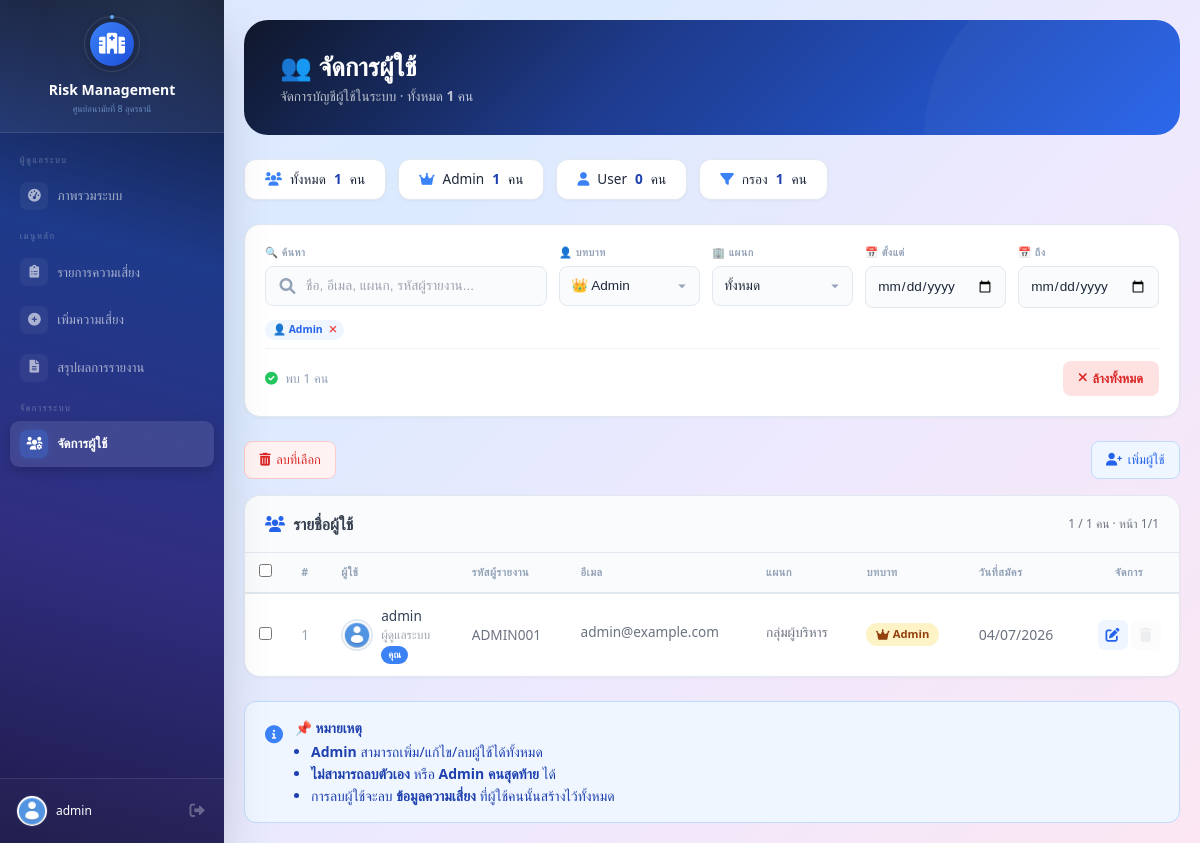
Screenshot of /users.php?role=admin (signed in) with the database file from the repository.
### tables this page shows
CREATE TABLE IF NOT EXISTS users (
    id INT AUTO_INCREMENT PRIMARY KEY,
    reporter_code VARCHAR(255) NOT NULL,
    username VARCHAR(50) NOT NULL,
    fullname VARCHAR(255) DEFAULT NULL,
    email VARCHAR(100) DEFAULT NULL,
    phone VARCHAR(20) DEFAULT NULL,
    department VARCHAR(255) DEFAULT NULL,
    password VARCHAR(255) NOT NULL,
    role ENUM('admin','user') DEFAULT 'user',
    avatar VARCHAR(255) DEFAULT NULL,
    created_at TIMESTAMP DEFAULT CURRENT_TIMESTAMP,
    UNIQUE KEY username (username)
);

### users.php (the view, shortened to what this page needs)
<?php
require_once 'config/db.php';
$search       = trim($_GET['search'] ?? '');
$role_filter  = $_GET['role'] ?? '';
$dept_filter  = $_GET['department'] ?? '';
$date_from    = $_GET['date_from'] ?? '';
$date_to      = $_GET['date_to'] ?? '';
$page    = max(1, (int)($_GET['page'] ?? 1));
$perPage = 10;
$offset  = ($page - 1) * $perPage;
$where  = "WHERE 1=1";
$params = [];
if ($role_filter !== '') {
    $where .= " AND role = ?";
    $params[] = $role_filter;
}
$countStmt = $pdo->prepare("SELECT COUNT(*) FROM users $where");
$countStmt->execute($params);
$totalUsers = $countStmt->fetchColumn();
$totalPages = ceil($totalUsers / $perPage);
$dataSql = "SELECT id, username, fullname, email, phone, department, role, avatar, reporter_code, created_at FROM users $where ORDER BY id DESC LIMIT $perPage OFFSET $offset";
$stmt = $pdo->prepare($dataSql);
$stmt->execute($params);
$users = $stmt->fetchAll();
$adminCount = $pdo->query("SELECT COUNT(*) FROM users WHERE role = 'admin'")->fetchColumn();
$totalFiltered = $totalUsers;
function buildUserPageUrl($page, $currentParams)
{
    $query = $currentParams;
    $query['page'] = $page;
    return 'users.php?' . http_build_query($query);
}
?>
<?php include 'includes/header.php'; ?>
<div class="flex h-screen">
    <?php include 'includes/sidebar.php'; ?>
    <div class="flex-1 p-4 md:p-5 overflow-y-auto">
        <div class="page-container">
            <div class="page-header">
                <h1>👥 จัดการผู้ใช้</h1>
                <p>จัดการบัญชีผู้ใช้ในระบบ · ทั้งหมด <strong><?= number_format($totalUsers) ?></strong> คน</p>
            </div>
            <div class="stats-row">
                <div class="stat-badge"><i class="fas fa-users"></i> ทั้งหมด <strong><?= number_format($totalUsers) ?></strong> คน</div>
                <div class="stat-badge"><i class="fas fa-crown text-amber-500"></i> Admin <strong><?= $adminCount ?></strong> คน</div>
                <div class="stat-badge"><i class="fas fa-user"></i> User <strong><?= number_format($totalUsers - $adminCount) ?></strong> คน</div>
                <?php if ($search || $role_filter || $dept_filter || $date_from || $date_to): ?>
                    <div class="stat-badge"><i class="fas fa-filter text-blue-500"></i> กรอง <strong><?= number_format($totalFiltered) ?></strong> คน</div>
                <?php endif; ?>
            </div>
            <div class="filter-card">
                <form method="GET" id="filterForm" action="users.php">
                    <div class="filter-grid">
                        <div class="search-box filter-group">
                            <label class="filter-label">🔍 ค้นหา</label>
                            <div style="position:relative;">
                                <i class="fas fa-search search-icon"></i>
                                <input type="text" name="search" id="searchInput" value="<?= htmlspecialchars($search) ?>" class="filter-input" placeholder="ชื่อ, อีเมล, แผนก, รหัสผู้รายงาน..." style="width:100%;">
                            </div>
                        </div>
                        <div class="filter-group">
                            <label class="filter-label">👤 บทบาท</label>
                            <select name="role" class="filter-input auto-submit">
                                <option value="admin" <?= $role_filter === 'admin' ? 'selected' : '' ?>>👑 Admin</option>
                            </select>
                        </div>
                        <div class="filter-group">
                            <label class="filter-label">🏢 แผนก</label>
                            <select name="department" class="filter-input auto-submit">
                                <option value="">ทั้งหมด</option>
                            </select>
                        </div>
                        <div class="filter-group">
                            <label class="filter-label">📅 ตั้งแต่</label>
                            <input type="date" name="date_from" value="<?= htmlspecialchars($date_from) ?>" class="filter-input auto-submit">
                        </div>
                        <div class="filter-group">
                            <label class="filter-label">📅 ถึง</label>
                            <input type="date" name="date_to" value="<?= htmlspecialchars($date_to) ?>" class="filter-input auto-submit">
                        </div>
                    </div>
                    <?php if ($search || $role_filter || $dept_filter || $date_from || $date_to): ?>
                        <div style="display:flex;flex-wrap:wrap;gap:0.4rem;margin-top:0.75rem;">
                            <?php if ($role_filter): ?>
                                <span class="filter-badge">👤 <?= $role_filter === 'admin' ? 'Admin' : 'User' ?>
                                    <a href="<?= buildUserPageUrl(1, array_merge($_GET, ['role' => ''])) ?>" class="remove"><i class="fas fa-times"></i></a>
                                </span>
                            <?php endif; ?>
                        </div>
                    <?php endif; ?>
                    <div class="filter-actions">
                        <span style="font-size:0.8rem;color:#94a3b8;">
                            <?php if ($search || $role_filter || $dept_filter || $date_from || $date_to): ?>
                                <i class="fas fa-check-circle text-green-500 mr-1"></i> พบ <?= number_format($totalUsers) ?> คน
                            <?php else: ?>
                                <i class="fas fa-database mr-1"></i> แสดงทั้งหมด <?= number_format($totalUsers) ?> คน
                            <?php endif; ?>
                        </span>
                        <div style="display:flex;gap:0.5rem;">
                            <?php if ($search || $role_filter || $dept_filter || $date_from || $date_to): ?>
                                <a href="users.php" class="btn-filter danger"><i class="fas fa-times"></i> ล้างทั้งหมด</a>
                            <?php endif; ?>
                        </div>
                    </div>
                </form>
            </div>
            <div class="action-bar">
                <button id="deleteSelected" class="btn-action red"><i class="fas fa-trash-alt"></i> ลบที่เลือก</button>
                <a href="user_form.php" class="btn-action blue" style="margin-left:auto;"><i class="fas fa-user-plus"></i> เพิ่มผู้ใช้</a>
            </div>
            <?php if (empty($users)): ?>
                <div class="empty-state">
                    <i class="fas fa-users-slash"></i>
                    <h3 class="text-xl font-semibold text-gray-600 mb-2">ไม่พบผู้ใช้</h3>
                    <p class="text-gray-400"><?= ($search || $role_filter || $dept_filter || $date_from || $date_to) ? 'ไม่มีข้อมูลตรงตามเงื่อนไข' : 'ยังไม่มีผู้ใช้ในระบบ' ?></p>
                </div>
            <?php else: ?>
                <div class="table-card">
                    <div class="table-header-bar">
                        <span class="font-semibold text-gray-700"><i class="fas fa-users text-blue-600 mr-1"></i> รายชื่อผู้ใช้</span>
                        <span class="text-xs text-gray-500"><?= count($users) ?> / <?= number_format($totalUsers) ?> คน · หน้า <?= $page ?>/<?= max(1, $totalPages) ?></span>
                    </div>
                    <div class="overflow-x-auto">
                        <table>
                            <thead>
                                <tr>
                                    <th style="width:40px;"><input type="checkbox" id="selectAll"></th>
                                    <th style="width:40px;">#</th>
                                    <th>ผู้ใช้</th>
                                    <th>รหัสผู้รายงาน</th>
                                    <th>อีเมล</th>
                                    <th>แผนก</th>
                                    <th>บทบาท</th>
                                    <th>วันที่สมัคร</th>
                                    <th style="width:100px;text-align:center;">จัดการ</th>
                                </tr>
                            </thead>
                            <tbody>
                                <?php foreach ($users as $index => $user): ?>
                                    <tr>
                                        <td><input type="checkbox" class="user-checkbox" value="<?= $user['id'] ?>"></td>
                                        <td class="text-gray-400"><?= ($page - 1) * $perPage + $index + 1 ?></td>
                                        <td>
                                            <div class="avatar-cell">
                                                <img src="avatars/<?= htmlspecialchars($user['avatar'] ?: 'default.png') ?>" class="avatar-img-sm" onerror="this.src='avatars/default.png'">
                                                <div>
                                                    <div class="font-medium"><?= htmlspecialchars($user['username']) ?></div>
                                                    <?php if (!empty($user['fullname'])): ?>
                                                        <div class="text-xs text-gray-400"><?= htmlspecialchars($user['fullname']) ?></div>
                                                    <?php endif; ?>
                                                    <?php if ($user['id'] == $_SESSION['user_id']): ?>
                                                        <span class="badge badge-you">คุณ</span>
                                                    <?php endif; ?>
                                                </div>
                                            </div>
                                        </td>
                                        <td class="text-gray-500"><?= htmlspecialchars($user['reporter_code'] ?? '-') ?></td>
                                        <td class="text-gray-500">
                                            <?php if (!empty($user['email'])): ?>
                                                <span class="text-truncate" title="<?= htmlspecialchars($user['email']) ?>"><?= htmlspecialchars($user['email']) ?></span>
                                            <?php else: ?><span class="text-gray-300">-</span><?php endif; ?>
                                        </td>
                                        <td class="text-gray-500">
                                            <?php if (!empty($user['department'])): ?>
                                                <span class="text-truncate" title="<?= htmlspecialchars($user['department']) ?>"><?= htmlspecialchars($user['department']) ?></span>
                                            <?php else: ?><span class="text-gray-300">-</span><?php endif; ?>
                                        </td>
                                        <td>
                                            <span class="badge <?= $user['role'] == 'admin' ? 'badge-admin' : 'badge-user' ?>">
                                                <i class="fas <?= $user['role'] == 'admin' ? 'fa-crown' : 'fa-user' ?> text-xs"></i>
                                                <?= $user['role'] == 'admin' ? 'Admin' : 'User' ?>
                                            </span>
                                        </td>
                                        <td class="text-gray-500 text-sm"><?= date('d/m/Y', strtotime($user['created_at'])) ?></td>
                                        <td>
                                            <div style="display:flex;gap:3px;justify-content:center;">
                                                <a href="user_form.php?id=<?= $user['id'] ?>" class="btn-icon bg-blue-50 text-blue-600 hover:bg-blue-100" title="แก้ไข"><i class="fas fa-edit text-sm"></i></a>
                                                <?php if ($user['id'] != $_SESSION['user_id']): ?>
                                                    <button class="btn-icon bg-red-50 text-red-600 hover:bg-red-100 delete-single" data-id="<?= $user['id'] ?>" data-username="<?= htmlspecialchars($user['username']) ?>" title="ลบ"><i class="fas fa-trash text-sm"></i></button>
                                                <?php else: ?>
                                                    <span class="btn-icon disabled bg-gray-50 text-gray-300" title="ไม่สามารถลบตัวเองได้"><i class="fas fa-trash text-sm"></i></span>
                                                <?php endif; ?>
                                            </div>
                                        </td>
                                    </tr>
                                <?php endforeach; ?>
                            </tbody>
                        </table>
                    </div>
                </div>
            <?php endif; ?>
            <div class="info-card">
                <div class="flex items-start gap-3">
                    <i class="fas fa-info-circle text-blue-500 text-lg mt-0.5"></i>
                    <div>
                        <p class="font-semibold mb-1">📌 หมายเหตุ</p>
                        <ul class="list-disc ml-4 space-y-0.5 text-sm">
                            <li><strong>Admin</strong> สามารถเพิ่ม/แก้ไข/ลบผู้ใช้ได้ทั้งหมด</li>
                            <li><strong>ไม่สามารถลบตัวเอง</strong> หรือ <strong>Admin คนสุดท้าย</strong> ได้</li>
                            <li>การลบผู้ใช้จะลบ <strong>ข้อมูลความเสี่ยง</strong> ที่ผู้ใช้คนนั้นสร้างไว้ทั้งหมด</li>
                        </ul>
                    </div>
                </div>
            </div>
        </div>
    </div>
</div>
<?php include 'includes/footer.php'; ?>

### assets/css/custom.css (style rules this page uses)
:root { --primary-50: #eff6ff; --primary-100: #dbeafe; --primary-200: #bfdbfe; --primary-300: #93c5fd; --primary-400: #60a5fa; --primary-500: #3b82f6; --primary-600: #2563eb; --primary-700: #1d4ed8; --primary-800: #1e40af; --primary-900: #1e3a8a; }

### rows the page displays
users: index "1", avatar (placeholder picture), username "admin", fullname "ผู้ดูแลระบบ", shows "คุณ", reporter_code "ADMIN001", email "admin@example.com", department "กลุ่มผู้บริหาร", role "Admin", created_at "04/07/2026"

### other values shown
$_SESSION['username'] "admin"
$totalUsers "1"
$adminCount "1"
$totalUsers - $adminCount "0"
$totalFiltered "1"
count($users) "1"
$page "1"
max(1, $totalPages) "1"
